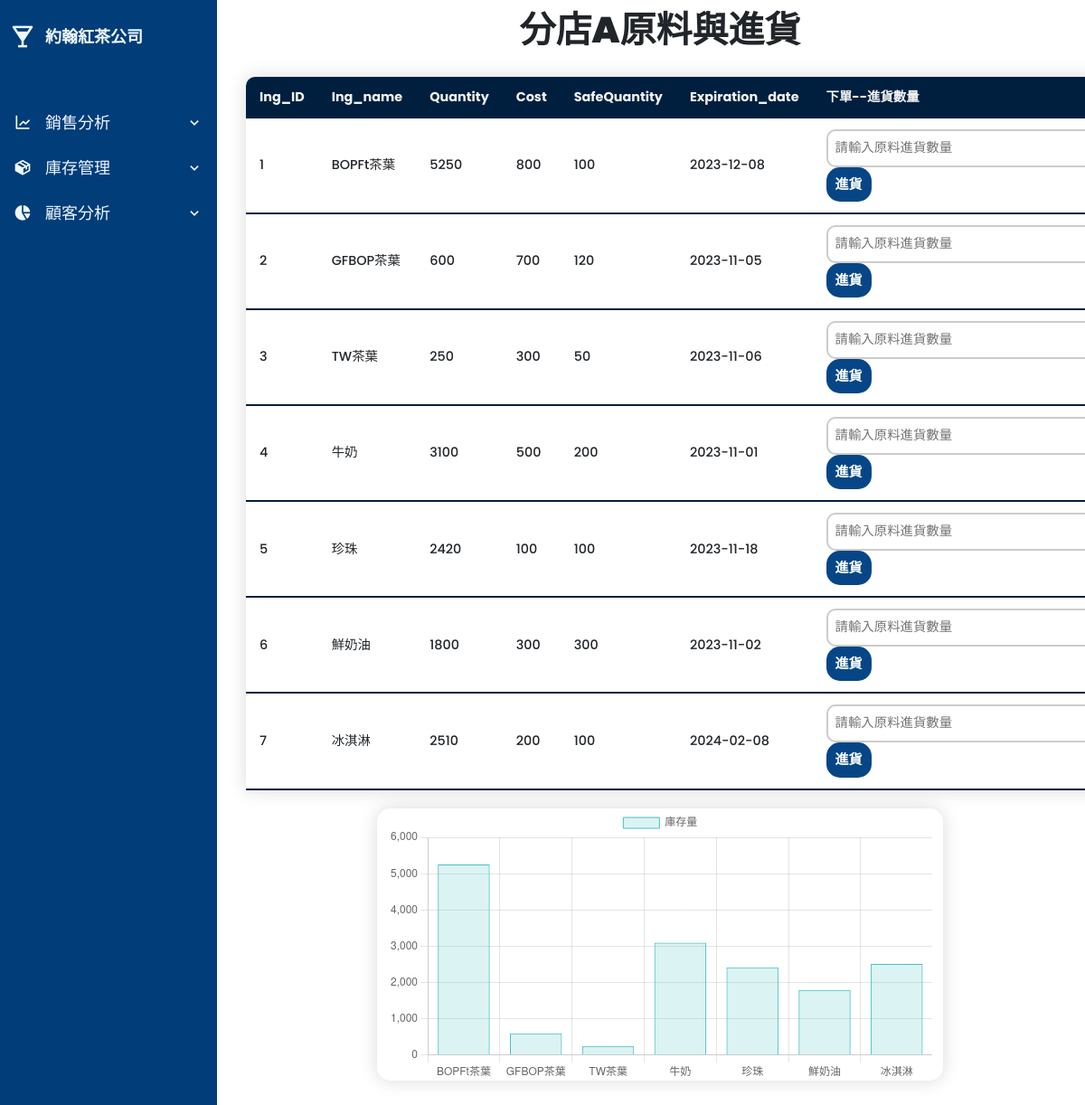
Page /showIngredient1 on the committed database.
### tables this page shows
CREATE TABLE store1
             (Ing_ID INT PRIMARY KEY NOT NULL,
              Ing_name TEXT NOT NULL,
              Quantity INT NOT NULL,
              Cost INT NOT NULL,
              SafeQuantity INT NOT NULL,
              Expiration_date TEXT NOT NULL);

### web.py (the view)
@app.route('/showIngredient1')
def show_Ingredient1():
    conn = sqlite3.connect('Ingredient.db')
    cursor = conn.cursor()
    cursor.execute("SELECT * FROM store1")
    data_store1 = cursor.fetchall()
    conn.close()
    return render_template('ingredient/Ingredientstore1.html', data_store1=data_store1)

### templates/ingredient/Ingredientstore1.html (shortened to what this page needs)
<!DOCTYPE html>
<html lang="en">
<head>
    <link href='https://unpkg.com/boxicons@2.1.4/css/boxicons.min.css' rel='stylesheet'>
    <link href="https://cdn.jsdelivr.net/npm/bootstrap@5.0.2/dist/css/bootstrap.min.css" rel="stylesheet">
    <link rel="stylesheet" href="https://cdnjs.cloudflare.com/ajax/libs/c3/0.7.18/c3.css">
</head>
<body>
    <div class="sidebar">
        <div class="logo_details">
            <i class='bx bxs-drink'></i>
            <span class="logo_name">約翰紅茶公司</span>
        </div>
        <ul class="nav_links">
            <li>
                <div class="icon_link">
                    <a href="">
                        <i class='bx bx-line-chart' ></i>
                        <span class="link_name">銷售分析</span>
                    </a>
                    <i class='bx bx-chevron-down arrow ' ></i>
                </div>
            </li>
            <li>
                <div class="icon_link">
                    <a href="">
                        <i class='bx bxs-package' ></i>
                        <span class="link_name">庫存管理</span>
                    </a>
                    <i class='bx bx-chevron-down arrow' ></i>
                </div>
            </li>
            <li>
                <div class="icon_link">
                    <a href="#">
                        <i class='bx bxs-pie-chart-alt-2' ></i>
                        <span class="link_name">顧客分析</span>
                    </a>
                    <i class='bx bx-chevron-down arrow' ></i>
                </div>
            </li>
        </ul>
     </div>
    <section class="main-content">
        <h1 id="branchTitle">分店A原料與進貨</h1>
        <div class="container">
            <div class="row">
                <div class="col">
                    <table id="table" class="content_table mx-auto">
                        <thead>
                            <tr>
                                <th>Ing_ID</th>
                                <th>Ing_name</th>
                                <th>Quantity</th>
                                <th>Cost</th>
                                <th>SafeQuantity</th>
                                <th>Expiration_date</th>
                                <th>下單--進貨數量</th>
                            </tr>
                        </thead>
                        {% for row in data_store1 %}
                        <tbody>
                            <tr>
                                <td>{{ row[0] }}</td>
                                <td>{{ row[1] }}</td>
                                <td>{{ row[2] }}</td>
                                <td>{{ row[3] }}</td>
                                <td>{{ row[4] }}</td>
                                <td>{{ row[5] }}</td>
                                <td>
                                    <form action="/addIngredient1" method="post">
                                        <input type="text" name="addquantity" placeholder="請輸入原料進貨數量">
                                        <button class="button"  type="submit">進貨</button>
                                    </form>
                                </td>
                            </tr>
                            {% endfor %}
                        </tbody>
                    </table>
                </div>
            </div>
            <div class="row">
                <div class="col-8 mx-auto  chart_style">
                    <canvas id="myChart"></canvas>
                </div>
            </div>
        </div>
    </section>
    <script>
        document.addEventListener('DOMContentLoaded', function() {
            fetch('/api/showIngredient1')
                .then(response => response.json())
                .then(data => {
                    drawChart(data);
                });
            function drawChart(data) {
                const labels = data.map(row => row[1]); // Ing_name
                const quantities = data.map(row => row[2]); // Quantity
                const ctx = document.getElementById('myChart').getContext('2d');
                // Chart.js 畫圖
                const myChart = new Chart(ctx, {
                    type: 'bar',
                    data: {
                        labels: labels,
                        datasets: [{
                            label: '庫存量',
                            data: quantities,
                            backgroundColor: 'rgba(75, 192, 192, 0.2)',
                            borderColor: 'rgba(75, 192, 192, 1)',
                            borderWidth: 1
                        }]
                    },
                    options: {
                        scales: {
                            y: {
                                beginAtZero: true
                            }
                        },
                    }
                });
            }
        });
    </script>
</body>
</html>

### templates/ingredient/Ingredientstore1.html (style rules this page uses)
* { box-sizing: border-box; margin: 0; padding: 0; transition: all .3s; -webkit-box-sizing: border-box; -webkit-transition: all .3s; font-family: 'Poppins', sans-serif; }
.sidebar { position: fixed; top: 0; left:0; height: 100%; width: 240px; color: aliceblue; background-color: #003D79; }
.sidebar .logo_details { height: 80px; width: 100%; display: flex; align-items: center; }
.sidebar .logo_details i { font-size: 30px; color: aliceblue; height:30px; min-width: 50px; text-align: center; line-height: 30px; }
.sidebar .logo_details .logo_name { font-size:18px; color: aliceblue; font-weight: 600; }
.sidebar .nav_links { height: 100%; padding:30px 0 150px 0; overflow: auto; }
.sidebar .nav_links li { position: relative; list-style: none; }
.sidebar .nav_links li .icon_link { display: flex; align-items: center; justify-content: space-between; }
.sidebar .nav_links li i { font-size: 20px; color: aliceblue; height:50px; min-width: 50px; text-align: center; line-height: 50px; transition: all 0.3s ease; }
.sidebar .nav_links li a { display: flex; align-items: center; text-decoration: none; }
.sidebar .nav_links li a .link_name { font-size:18px; font-weight: 500; color: aliceblue; }
.main-content { margin-left: 260px; margin-bottom: 50px; }
.main-content h1 { margin-top: 1%; font-size: 40px; font-weight: 900; text-align: center; }
.content_table { border-collapse: collapse; margin: 20px 25px; font-size: 0.9em; min-width: 500px; border-radius: 10px 10px 0 0; overflow: hidden; box-shadow: 0 0 20px rgba(0,0,0,0.15); }
.content_table thead tr { background-color:#001F3F; color: #f2f2f2; text-align: left; font-weight:700; }
.content_table th, .content_table td { padding: 12px 15px; }
.content_table tbody tr { border-bottom: 1px solid #dddddd; font-weight:500; }
.content_table tbody tr:last-of-type { border-bottom: 2px solid #001F3F; }
.chart_style { max-width: 1000px; border-radius: 15px; overflow: hidden; box-shadow: 0 0 20px rgba(0,0,0,0.15); }
.button { background-color: #064686; color: rgb(255, 255, 255); font-size: 15px; font-weight: 600; padding: 8px 10px; border: none; border-radius: 15px; margin-right: 5px; cursor: pointer; }
input { border: 2px solid #ccc; border-radius: 10px; padding: 8px; }

### rows in the picture
store1: Ing_ID "1", Ing_name "BOPFt茶葉", Quantity "5250", Cost "800", SafeQuantity "100", Expiration_date "2023-12-08"
store1: Ing_ID "2", Ing_name "GFBOP茶葉", Quantity "600", Cost "700", SafeQuantity "120", Expiration_date "2023-11-05"
store1: Ing_ID "3", Ing_name "TW茶葉", Quantity "250", Cost "300", SafeQuantity "50", Expiration_date "2023-11-06"
store1: Ing_ID "4", Ing_name "牛奶", Quantity "3100", Cost "500", SafeQuantity "200", Expiration_date "2023-11-01"
store1: Ing_ID "5", Ing_name "珍珠", Quantity "2420", Cost "100", SafeQuantity "100", Expiration_date "2023-11-18"
store1: Ing_ID "6", Ing_name "鮮奶油", Quantity "1800", Cost "300", SafeQuantity "300", Expiration_date "2023-11-02"
store1: Ing_ID "7", Ing_name "冰淇淋", Quantity "2510", Cost "200", SafeQuantity "100", Expiration_date "2024-02-08"
